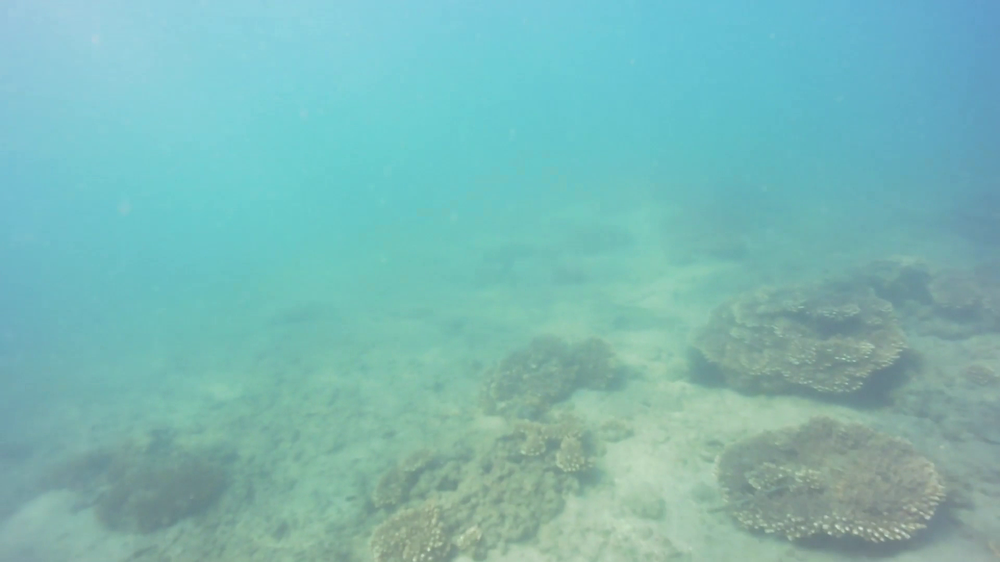
#> input picture data/cvat_annotations/JPEGImages/frame_000946.png, 1000 x 562 px, shrunk from 1920 x 1080 before the run
$ python -i classical_utils.py   (imports and definitions only)
#> lines starting #> are read from the running program, lines starting #| are printed output that depends on the picture
"""
Classical, deterministic underwater image enhancement pipeline.

- Grey-world white balance: corrects the colour cast (useful for Moreton Bay's greenish/brown sediment-heavy water,
  which skews very differently from the blue-green Red Sea / tropical imagery most learned models train on).
- Edge-redness reduction: a radial correction that damps the red channel
  towards the frame border, where a red cast was observed in the BlueROV2 footage.
- Underwater Dark Channel Prior (UDCP) dehazing: estimates and removes backscatter/haze, since red attenuates fastest underwater.
- CLAHE (contrast-limited adaptive histogram equalisation) on the L channel in LAB space:
  recovers local contrast without blowing out highlights.

"""

import cv2
import numpy as np
from PIL import Image


def grey_world_white_balance(img_rgb):
    """Simple grey-world assumption: scale each channel so channel means match."""
    img = img_rgb.astype(np.float32)
    means = img.reshape(-1, 3).mean(axis=0)
    overall_mean = means.mean()
    scale = overall_mean / (means + 1e-6)
    balanced = img * scale
    return np.clip(balanced, 0, 255).astype(np.uint8)


def apply_clahe(img_rgb, clip_limit=2.5, tile_grid_size=(8, 8)):
    """CLAHE on the L channel in LAB space, preserving colour."""
    lab = cv2.cvtColor(img_rgb, cv2.COLOR_RGB2LAB)
    l, a, b = cv2.split(lab)
    clahe = cv2.createCLAHE(clipLimit=clip_limit, tileGridSize=tile_grid_size)
    l_eq = clahe.apply(l)
    lab_eq = cv2.merge([l_eq, a, b])
    return cv2.cvtColor(lab_eq, cv2.COLOR_LAB2RGB)


def _underwater_dark_channel(img_rgb, patch_size=15):
    """Underwater dark channel: min over a patch of min(G, B, 255-R)."""
    img = img_rgb.astype(np.float32)
    inverted_r = 255.0 - img[:, :, 0]
    min_channel = np.minimum(np.minimum(img[:, :, 1], img[:, :, 2]), inverted_r)
    kernel = cv2.getStructuringElement(cv2.MORPH_RECT, (patch_size, patch_size))
    dark_channel = cv2.erode(min_channel, kernel)
    return dark_channel


def _estimate_atmospheric_light(img_rgb, dark_channel, top_percent=0.001):
    h, w = dark_channel.shape
    num_pixels = max(int(h * w * top_percent), 1)
    flat_dark = dark_channel.reshape(-1)
    flat_img = img_rgb.reshape(-1, 3).astype(np.float32)
    indices = np.argsort(flat_dark)[-num_pixels:]
    brightest = flat_img[indices]
    return brightest.max(axis=0)


def udcp_dehaze(img_rgb, patch_size=15, omega=0.85, t0=0.1):
    """Underwater Dark Channel Prior dehazing."""
    dark_channel = _underwater_dark_channel(img_rgb, patch_size)
    atmospheric_light = _estimate_atmospheric_light(img_rgb, dark_channel)

    img = img_rgb.astype(np.float32)
    norm_img = img / (atmospheric_light + 1e-6)
    # recompute dark channel on normalised image for transmission estimate
    inverted_r = 1.0 - norm_img[:, :, 0]
    min_channel = np.minimum(np.minimum(norm_img[:, :, 1], norm_img[:, :, 2]), inverted_r)
    kernel = cv2.getStructuringElement(cv2.MORPH_RECT, (patch_size, patch_size))
    norm_dark = cv2.erode(min_channel, kernel)

    transmission = 1 - omega * norm_dark
    transmission = np.clip(transmission, t0, 1.0)

    result = np.empty_like(img)
    for c in range(3):
        result[:, :, c] = (img[:, :, c] - atmospheric_light[c]) / transmission + atmospheric_light[c]

    return np.clip(result, 0, 255).astype(np.uint8)


def reduce_edge_redness(img, strength=0.5, start_radius=0.55):
    """
    Reduce red colour cast towards the edges of an image.

    strength:
        0.0 = no correction
        1.0 = maximum correction

    start_radius:
        Fraction of image radius where correction starts.
        Larger = only corrects the extreme edges.
    """
    img = img.astype(np.float32)

    h, w = img.shape[:2]

    y, x = np.ogrid[:h, :w]

    cx = (w - 1) / 2
    cy = (h - 1) / 2

    # Normalised radial distance from centre
    r = np.sqrt(((x - cx) / (w / 2)) ** 2 + ((y - cy) / (h / 2)) ** 2)
    # Start correction only towards edges
    mask = np.clip( (r - start_radius) / (1.0 - start_radius), 0, 1 )
    # Smooth transition
    mask = mask * mask * (3 - 2 * mask)

    # Reduce red progressively towards edges
    red = img[:, :, 0]
    reduction = strength * mask * 0.25
    img[:, :, 0] = red * (1 - reduction)
    return np.clip(img, 0, 255).astype(np.uint8)

def classical_enhance(pil_image, use_white_balance=True, reduce_redness=True, use_dehaze=True, use_clahe=True):
    """Full pipeline: white balance -> edge-redness reduction -> dehaze -> CLAHE. Any stage can be disabled."""
    img = np.array(pil_image.convert("RGB"))

    if use_white_balance:
        img = grey_world_white_balance(img)
    if reduce_redness:
        img = reduce_edge_redness(img)
    if use_dehaze:
        img = udcp_dehaze(img)
    if use_clahe:
        img = apply_clahe(img)

    return Image.fromarray(img)

>>> from PIL import Image
>>> picture = Image.open('../data/cvat_annotations/JPEGImages/frame_000946.png')
#> picture is the input picture: PIL image 1000x562 RGB; mean R, G, B 123.1, 185, 182.2
>>> result = classical_enhance(picture)
#> in grey_world_white_balance, `means = img.reshape(-1, 3).mean(axis=0)`: means = [123.1, 185.1, 182.2]
#> in grey_world_white_balance, `overall_mean = means.mean()`: overall_mean = 163.5
#> in grey_world_white_balance, `scale = overall_mean / (means + 1e-6)`: scale = [1.33, 0.883, 0.897]
#> in _underwater_dark_channel, `dark_channel = cv2.erode(min_channel, kernel)`:
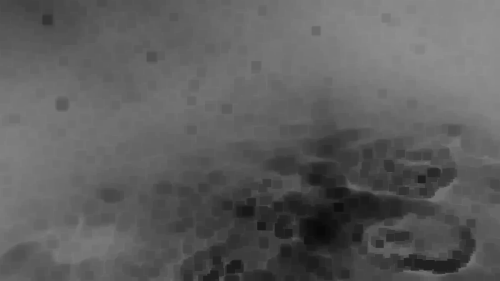
#> dark_channel: shape (562, 1000) float32 (shown at 1/2 size); min 9, max 142, mean 93.4
#> in _estimate_atmospheric_light, `indices = np.argsort(flat_dark)[-num_pixels:]`: indices = 562 values, max 144930 at index 98, min 2966 at index 22, mean 79394.8
#> in _estimate_atmospheric_light, `brightest = flat_img[indices]`: brightest = 562 rows, first 8: [112, 143, 176], [114, 141, 168], [113, 151, 179], [112, 146, 176], [113, 151, 179], [112, 142, 178], [112, 142, 178], [113, 151, 180]
#> in udcp_dehaze, `atmospheric_light = _estimate_atmospheric_light(img_rgb, dark_channel)`: atmospheric_light = [114, 166, 184]
#> in udcp_dehaze, `norm_img = img / (atmospheric_light + 1e-6)`:
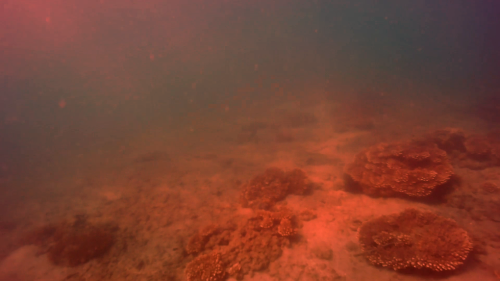
#> norm_img: shape (562, 1000, 3) float32 (shown at 1/2 size); mean R, G, B 1.33, 0.981, 0.886; drawn with min black and max white
#> in udcp_dehaze, `norm_dark = cv2.erode(min_channel, kernel)`:
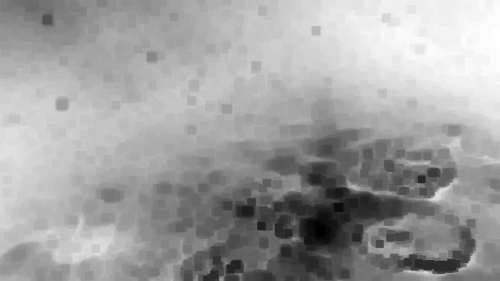
#> norm_dark: shape (562, 1000) float32 (shown at 1/2 size); min -1.16, max 0.0175, mean -0.417; drawn with min black and max white
#> in udcp_dehaze, `transmission = 1 - omega * norm_dark`:
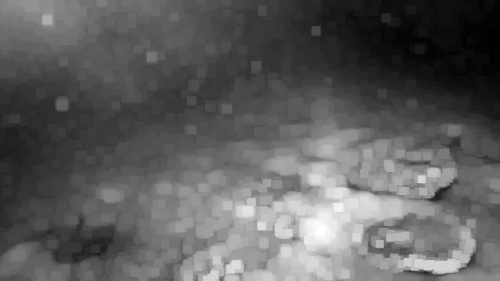
#> transmission: shape (562, 1000) float32 (shown at 1/2 size); min 0.985, max 1.98, mean 1.35; drawn with min black and max white
#> in apply_clahe, `l, a, b = cv2.split(lab)`:
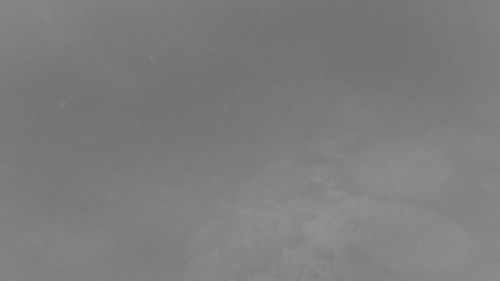
#> a: shape (562, 1000) (shown at 1/2 size); min 113, max 146, mean 124.8
#> in apply_clahe, `l_eq = clahe.apply(l)`:
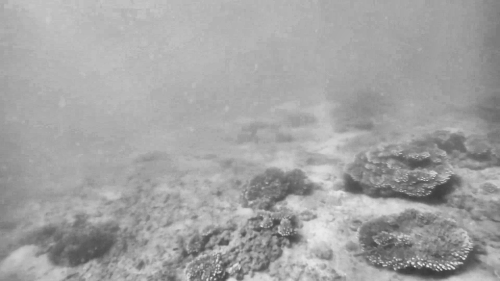
#> l_eq: shape (562, 1000) (shown at 1/2 size); min 54, max 235, mean 163.1
#> in apply_clahe, `return cv2.cvtColor(lab_eq, cv2.COLOR_LAB2RGB)`:
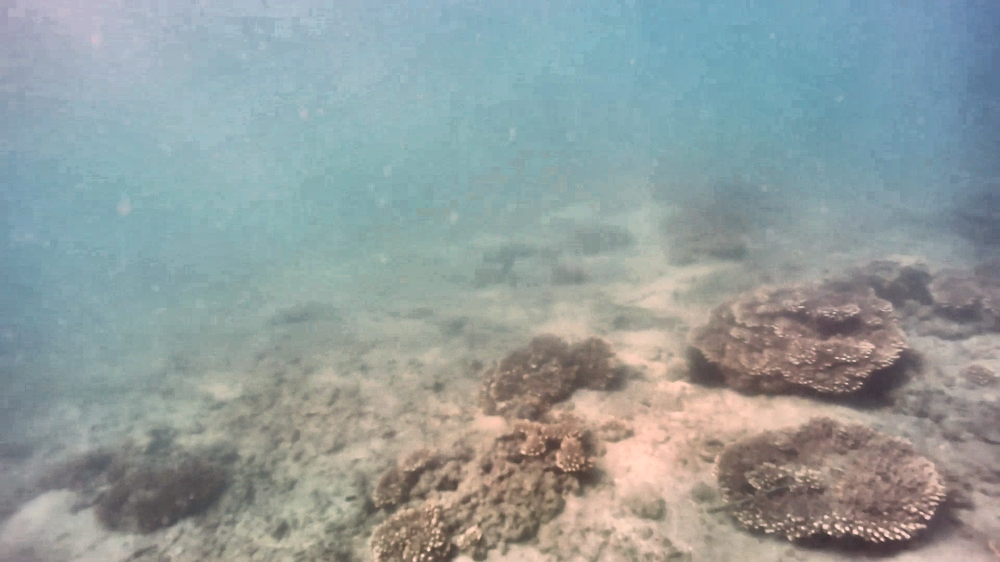
#> returned value: shape (562, 1000, 3); mean R, G, B 146, 157.2, 157.3

$ run again, on data/cvat_annotations/JPEGImages/frame_002035.png
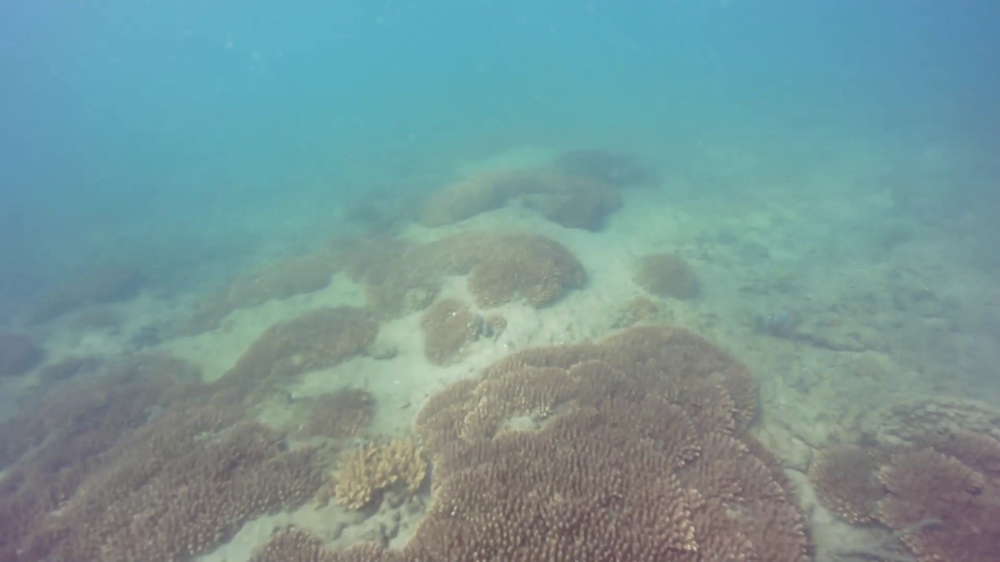
#> input picture data/cvat_annotations/JPEGImages/frame_002035.png, 1000 x 562 px, shrunk from 1920 x 1080 before the run
#> picture is the input picture: PIL image 1000x562 RGB; mean R, G, B 118.3, 151.3, 152.2
#> means = [118.3, 151.3, 152.3]
#> overall_mean = 140.6
#> scale = [1.19, 0.93, 0.923]
#> in _underwater_dark_channel, `dark_channel = cv2.erode(min_channel, kernel)`:
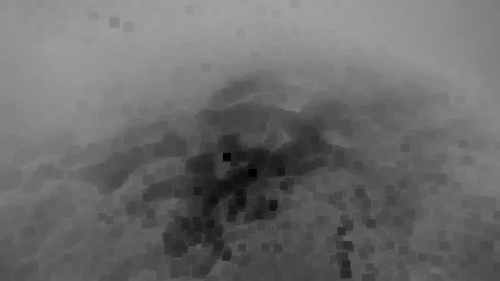
#> dark_channel: shape (562, 1000) float32 (shown at 1/2 size); min 0, max 162, mean 106.9
#> indices = 562 values, max 37417 at index 444, min 440 at index 558, mean 16975.9
#> brightest = 562 rows, first 8: [92, 161, 179], [92, 161, 179], [92, 161, 179], [94, 162, 180], [94, 161, 179], [94, 161, 179], [93, 161, 180], [92, 161, 179]
#> atmospheric_light = [95, 163, 181]
#> lab: shape (562, 1000, 3); mean of channels 0, 1, 2 147.6, 126, 127.5
#> lab_eq: shape (562, 1000, 3); mean of channels 0, 1, 2 142.6, 126, 127.5
#> in apply_clahe, `return cv2.cvtColor(lab_eq, cv2.COLOR_LAB2RGB)`:
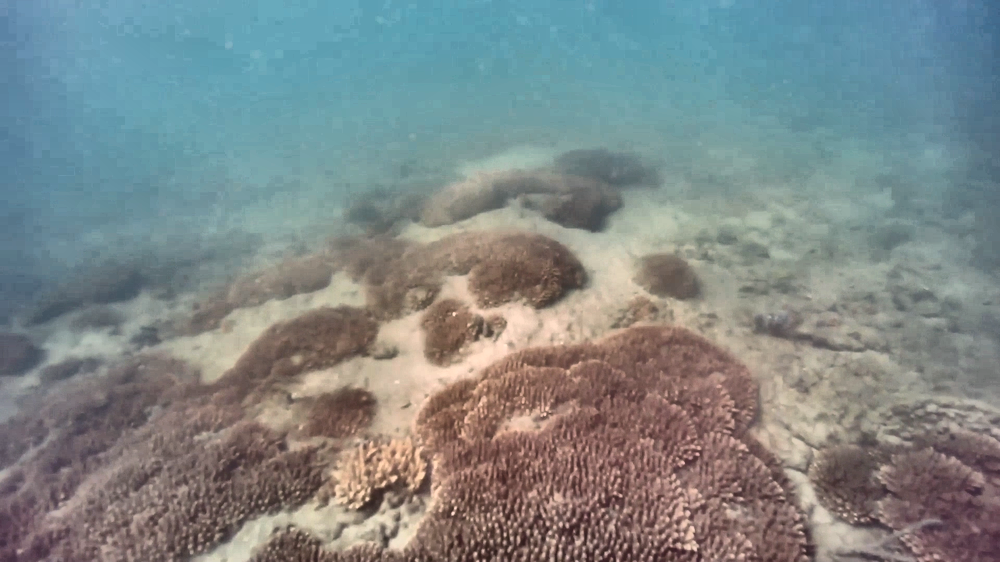
#> returned value: shape (562, 1000, 3); mean R, G, B 126.3, 135.6, 135.5

$ run again, on data/cvat_annotations/JPEGImages/frame_002276.png
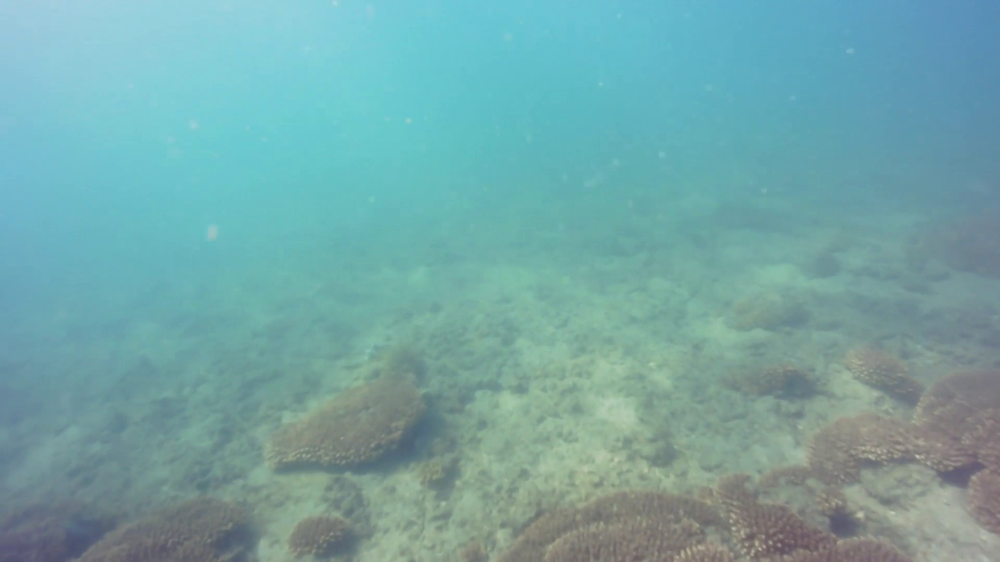
#> input picture data/cvat_annotations/JPEGImages/frame_002276.png, 1000 x 562 px, shrunk from 1920 x 1080 before the run
#> picture is the input picture: PIL image 1000x562 RGB; mean R, G, B 116.1, 166.1, 167.1
#> means = [116.1, 166.1, 167.1]
#> overall_mean = 149.8
#> scale = [1.29, 0.901, 0.896]
#> in _underwater_dark_channel, `dark_channel = cv2.erode(min_channel, kernel)`:
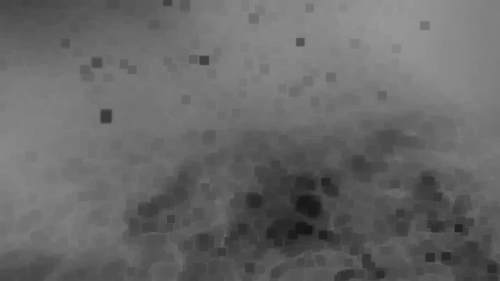
#> dark_channel: shape (562, 1000) float32 (shown at 1/2 size); min 22, max 152, mean 103.4
#> indices = 562 values, max 83794 at index 56, min 2772 at index 150, mean 38993.6
#> brightest = 562 rows, first 8: [103, 153, 172], [103, 153, 172], [104, 151, 171], [105, 151, 175], [105, 151, 175], [102, 155, 174], [103, 153, 172], [104, 151, 171]
#> atmospheric_light = [106, 157, 180]
#> lab: shape (562, 1000, 3); mean of channels 0, 1, 2 156, 125.2, 127.2
#> lab_eq: shape (562, 1000, 3); mean of channels 0, 1, 2 152.1, 125.2, 127.2
#> in apply_clahe, `return cv2.cvtColor(lab_eq, cv2.COLOR_LAB2RGB)`:
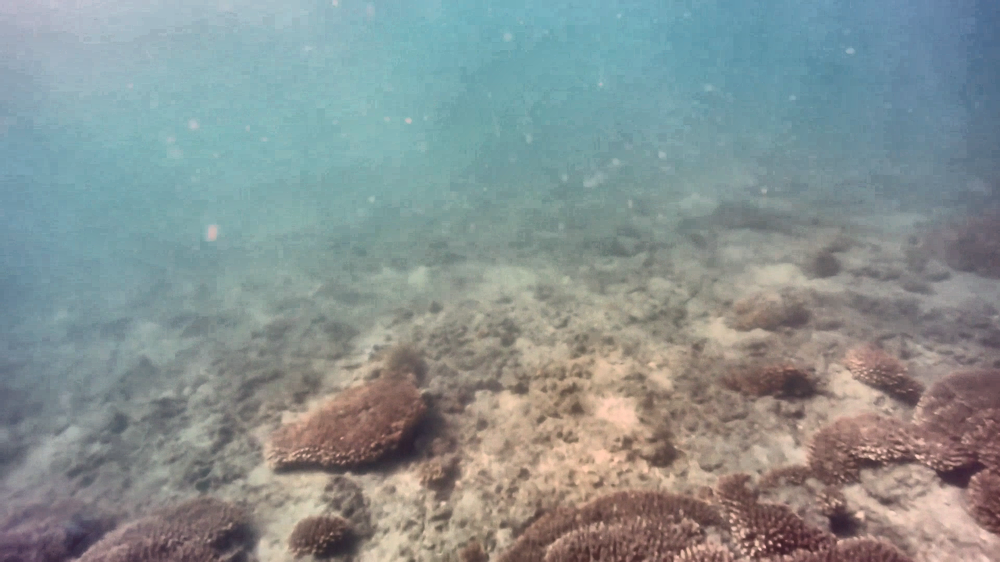
#> returned value: shape (562, 1000, 3); mean R, G, B 135.4, 145.6, 145.6
